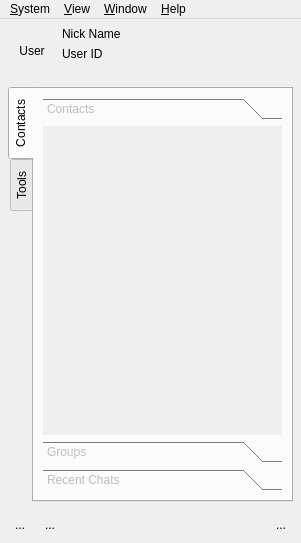
<?xml version="1.0" encoding="UTF-8"?>
<ui version="4.0">
 <class>MainWindowUIClass</class>
 <widget class="QMainWindow" name="MainWindowUIClass">
  <property name="geometry">
   <rect>
    <x>0</x>
    <y>0</y>
    <width>301</width>
    <height>543</height>
   </rect>
  </property>
  <property name="whatsThis">
   <string>Main Window</string>
  </property>
  <widget class="QWidget" name="centralwidget">
   <layout class="QGridLayout" name="gridLayout">
    <property name="leftMargin">
     <number>2</number>
    </property>
    <property name="topMargin">
     <number>2</number>
    </property>
    <property name="rightMargin">
     <number>2</number>
    </property>
    <property name="bottomMargin">
     <number>2</number>
    </property>
    <property name="spacing">
     <number>1</number>
    </property>
    <item row="0" column="0">
     <widget class="QStackedWidget" name="stackedWidget">
      <property name="currentIndex">
       <number>1</number>
      </property>
      <widget class="HEHUI::LoginWidget" name="loginPage"/>
      <widget class="QWidget" name="mainPage">
       <layout class="QGridLayout" name="gridLayout_3">
        <property name="leftMargin">
         <number>3</number>
        </property>
        <property name="topMargin">
         <number>3</number>
        </property>
        <property name="rightMargin">
         <number>3</number>
        </property>
        <property name="bottomMargin">
         <number>3</number>
        </property>
        <item row="0" column="0">
         <widget class="QFrame" name="userInfoFrame">
          <property name="sizePolicy">
           <sizepolicy hsizetype="Preferred" vsizetype="Preferred">
            <horstretch>0</horstretch>
            <verstretch>0</verstretch>
           </sizepolicy>
          </property>
          <property name="minimumSize">
           <size>
            <width>0</width>
            <height>0</height>
           </size>
          </property>
          <property name="frameShape">
           <enum>QFrame::NoFrame</enum>
          </property>
          <property name="frameShadow">
           <enum>QFrame::Plain</enum>
          </property>
          <layout class="QGridLayout" name="gridLayout_2">
           <property name="leftMargin">
            <number>3</number>
           </property>
           <property name="topMargin">
            <number>3</number>
           </property>
           <property name="rightMargin">
            <number>3</number>
           </property>
           <property name="bottomMargin">
            <number>3</number>
           </property>
           <property name="spacing">
            <number>6</number>
           </property>
           <item row="0" column="0" rowspan="3">
            <widget class="QToolButton" name="toolButtonUserFace">
             <property name="minimumSize">
              <size>
               <width>48</width>
               <height>48</height>
              </size>
             </property>
             <property name="autoFillBackground">
              <bool>false</bool>
             </property>
             <property name="text">
              <string>User</string>
             </property>
             <property name="icon">
              <iconset resource="../resources.qrc">
               <normaloff>:/resources/images/app.png</normaloff>:/resources/images/app.png</iconset>
             </property>
             <property name="iconSize">
              <size>
               <width>48</width>
               <height>48</height>
              </size>
             </property>
             <property name="checkable">
              <bool>false</bool>
             </property>
             <property name="checked">
              <bool>false</bool>
             </property>
             <property name="autoRepeat">
              <bool>false</bool>
             </property>
             <property name="autoExclusive">
              <bool>false</bool>
             </property>
             <property name="autoRaise">
              <bool>true</bool>
             </property>
            </widget>
           </item>
           <item row="0" column="1">
            <widget class="QLabel" name="labelUserNickName">
             <property name="text">
              <string>Nick Name</string>
             </property>
            </widget>
           </item>
           <item row="1" column="1">
            <widget class="QLabel" name="labelUserID">
             <property name="text">
              <string>User ID</string>
             </property>
            </widget>
           </item>
          </layout>
         </widget>
        </item>
        <item row="1" column="0">
         <widget class="QFrame" name="mainFrame">
          <property name="sizePolicy">
           <sizepolicy hsizetype="Expanding" vsizetype="Expanding">
            <horstretch>0</horstretch>
            <verstretch>0</verstretch>
           </sizepolicy>
          </property>
          <property name="frameShape">
           <enum>QFrame::NoFrame</enum>
          </property>
          <property name="frameShadow">
           <enum>QFrame::Plain</enum>
          </property>
          <layout class="QGridLayout" name="gridLayout_4">
           <property name="leftMargin">
            <number>3</number>
           </property>
           <property name="topMargin">
            <number>3</number>
           </property>
           <property name="rightMargin">
            <number>3</number>
           </property>
           <property name="bottomMargin">
            <number>3</number>
           </property>
           <item row="0" column="0">
            <widget class="QTabWidget" name="tabWidget">
             <property name="tabPosition">
              <enum>QTabWidget::West</enum>
             </property>
             <property name="tabShape">
              <enum>QTabWidget::Rounded</enum>
             </property>
             <property name="currentIndex">
              <number>0</number>
             </property>
             <property name="iconSize">
              <size>
               <width>16</width>
               <height>16</height>
              </size>
             </property>
             <widget class="QWidget" name="contactsListTab">
              <property name="sizePolicy">
               <sizepolicy hsizetype="Expanding" vsizetype="Expanding">
                <horstretch>0</horstretch>
                <verstretch>0</verstretch>
               </sizepolicy>
              </property>
              <attribute name="icon">
               <iconset resource="../resources.qrc">
                <normaloff>:/resources/images/contacts.png</normaloff>:/resources/images/contacts.png</iconset>
              </attribute>
              <attribute name="title">
               <string>Contacts</string>
              </attribute>
              <layout class="QGridLayout" name="gridLayout_5">
               <item row="0" column="0">
                <widget class="QToolBox" name="contactsToolBox">
                 <property name="enabled">
                  <bool>false</bool>
                 </property>
                 <property name="sizePolicy">
                  <sizepolicy hsizetype="Expanding" vsizetype="Expanding">
                   <horstretch>0</horstretch>
                   <verstretch>0</verstretch>
                  </sizepolicy>
                 </property>
                 <property name="focusPolicy">
                  <enum>Qt::TabFocus</enum>
                 </property>
                 <property name="currentIndex">
                  <number>0</number>
                 </property>
                 <widget class="QWidget" name="friendsPage">
                  <property name="geometry">
                   <rect>
                    <x>0</x>
                    <y>0</y>
                    <width>237</width>
                    <height>292</height>
                   </rect>
                  </property>
                  <property name="focusPolicy">
                   <enum>Qt::TabFocus</enum>
                  </property>
                  <attribute name="label">
                   <string>Contacts</string>
                  </attribute>
                  <layout class="QGridLayout" name="friendsPageGridLayout">
                   <property name="leftMargin">
                    <number>3</number>
                   </property>
                   <property name="topMargin">
                    <number>3</number>
                   </property>
                   <property name="rightMargin">
                    <number>3</number>
                   </property>
                   <property name="bottomMargin">
                    <number>3</number>
                   </property>
                   <property name="spacing">
                    <number>1</number>
                   </property>
                  </layout>
                 </widget>
                 <widget class="QWidget" name="groupPage">
                  <property name="geometry">
                   <rect>
                    <x>0</x>
                    <y>0</y>
                    <width>237</width>
                    <height>292</height>
                   </rect>
                  </property>
                  <property name="focusPolicy">
                   <enum>Qt::TabFocus</enum>
                  </property>
                  <attribute name="label">
                   <string>Groups</string>
                  </attribute>
                  <layout class="QGridLayout" name="teamPageGridLayout">
                   <property name="leftMargin">
                    <number>3</number>
                   </property>
                   <property name="topMargin">
                    <number>3</number>
                   </property>
                   <property name="rightMargin">
                    <number>3</number>
                   </property>
                   <property name="bottomMargin">
                    <number>3</number>
                   </property>
                   <property name="spacing">
                    <number>1</number>
                   </property>
                   <item row="0" column="0">
                    <widget class="QListWidget" name="listWidgetGroups">
                     <property name="contextMenuPolicy">
                      <enum>Qt::CustomContextMenu</enum>
                     </property>
                    </widget>
                   </item>
                  </layout>
                 </widget>
                 <widget class="QWidget" name="recentChatsPage">
                  <property name="geometry">
                   <rect>
                    <x>0</x>
                    <y>0</y>
                    <width>237</width>
                    <height>292</height>
                   </rect>
                  </property>
                  <property name="focusPolicy">
                   <enum>Qt::TabFocus</enum>
                  </property>
                  <attribute name="label">
                   <string>Recent Chats</string>
                  </attribute>
                  <layout class="QGridLayout" name="recentChatsPageGridLayout">
                   <property name="leftMargin">
                    <number>3</number>
                   </property>
                   <property name="topMargin">
                    <number>3</number>
                   </property>
                   <property name="rightMargin">
                    <number>3</number>
                   </property>
                   <property name="bottomMargin">
                    <number>3</number>
                   </property>
                   <property name="spacing">
                    <number>1</number>
                   </property>
                   <item row="0" column="0">
                    <widget class="QTreeWidget" name="treeWidgetRecentChats">
                     <property name="editTriggers">
                      <set>QAbstractItemView::NoEditTriggers</set>
                     </property>
                     <property name="iconSize">
                      <size>
                       <width>22</width>
                       <height>22</height>
                      </size>
                     </property>
                     <property name="textElideMode">
                      <enum>Qt::ElideMiddle</enum>
                     </property>
                     <property name="indentation">
                      <number>0</number>
                     </property>
                     <property name="rootIsDecorated">
                      <bool>false</bool>
                     </property>
                     <attribute name="headerVisible">
                      <bool>false</bool>
                     </attribute>
                     <column>
                      <property name="text">
                       <string>Recent Chats</string>
                      </property>
                     </column>
                    </widget>
                   </item>
                  </layout>
                 </widget>
                </widget>
               </item>
              </layout>
             </widget>
             <widget class="QWidget" name="toolsTab">
              <property name="sizePolicy">
               <sizepolicy hsizetype="Expanding" vsizetype="Expanding">
                <horstretch>0</horstretch>
                <verstretch>0</verstretch>
               </sizepolicy>
              </property>
              <attribute name="icon">
               <iconset resource="../resources.qrc">
                <normaloff>:/resources/images/tools.png</normaloff>:/resources/images/tools.png</iconset>
              </attribute>
              <attribute name="title">
               <string>Tools</string>
              </attribute>
              <layout class="QGridLayout" name="gridLayout_9">
               <property name="leftMargin">
                <number>3</number>
               </property>
               <property name="topMargin">
                <number>3</number>
               </property>
               <property name="rightMargin">
                <number>3</number>
               </property>
               <property name="bottomMargin">
                <number>3</number>
               </property>
               <property name="spacing">
                <number>6</number>
               </property>
              </layout>
             </widget>
            </widget>
           </item>
          </layout>
         </widget>
        </item>
        <item row="2" column="0">
         <widget class="QFrame" name="toolsFrame">
          <property name="frameShape">
           <enum>QFrame::NoFrame</enum>
          </property>
          <property name="frameShadow">
           <enum>QFrame::Plain</enum>
          </property>
          <layout class="QGridLayout" name="gridLayout_6">
           <property name="leftMargin">
            <number>3</number>
           </property>
           <property name="topMargin">
            <number>3</number>
           </property>
           <property name="rightMargin">
            <number>3</number>
           </property>
           <property name="bottomMargin">
            <number>3</number>
           </property>
           <item row="0" column="0">
            <widget class="QToolButton" name="toolButtonSerach">
             <property name="toolTip">
              <string>Search</string>
             </property>
             <property name="statusTip">
              <string>Search</string>
             </property>
             <property name="text">
              <string>...</string>
             </property>
             <property name="icon">
              <iconset resource="../resources.qrc">
               <normaloff>:/resources/images/find.png</normaloff>:/resources/images/find.png</iconset>
             </property>
             <property name="autoRaise">
              <bool>true</bool>
             </property>
            </widget>
           </item>
           <item row="0" column="2">
            <widget class="QToolButton" name="emailToolButton">
             <property name="text">
              <string>...</string>
             </property>
             <property name="icon">
              <iconset resource="../resources.qrc">
               <normaloff>:/resources/images/email.png</normaloff>:/resources/images/email.png</iconset>
             </property>
             <property name="autoRaise">
              <bool>true</bool>
             </property>
            </widget>
           </item>
           <item row="0" column="4">
            <spacer name="horizontalSpacer">
             <property name="orientation">
              <enum>Qt::Horizontal</enum>
             </property>
             <property name="sizeHint" stdset="0">
              <size>
               <width>40</width>
               <height>20</height>
              </size>
             </property>
            </spacer>
           </item>
           <item row="0" column="5">
            <widget class="QToolButton" name="lockToolButton">
             <property name="text">
              <string>...</string>
             </property>
             <property name="icon">
              <iconset resource="../resources.qrc">
               <normaloff>:/resources/images/locked.png</normaloff>:/resources/images/locked.png</iconset>
             </property>
             <property name="autoRaise">
              <bool>true</bool>
             </property>
            </widget>
           </item>
          </layout>
         </widget>
        </item>
       </layout>
      </widget>
     </widget>
    </item>
   </layout>
  </widget>
  <widget class="QMenuBar" name="menubar">
   <property name="geometry">
    <rect>
     <x>0</x>
     <y>0</y>
     <width>301</width>
     <height>21</height>
    </rect>
   </property>
   <widget class="QMenu" name="menuView">
    <property name="title">
     <string>&amp;View</string>
    </property>
    <addaction name="actionShowMinimized"/>
    <addaction name="actionShowMaximized"/>
    <addaction name="actionShowFullScreen"/>
    <addaction name="actionShowNormal"/>
   </widget>
   <widget class="QMenu" name="menuHelp">
    <property name="title">
     <string>&amp;Help</string>
    </property>
    <addaction name="actionHelp"/>
    <addaction name="actionBugReport"/>
    <addaction name="actionAboutQt"/>
    <addaction name="actionAbout"/>
   </widget>
   <widget class="QMenu" name="menuWindow">
    <property name="title">
     <string>&amp;Window</string>
    </property>
    <widget class="QMenu" name="menuSubWindows">
     <property name="title">
      <string>Subwindows</string>
     </property>
    </widget>
    <addaction name="actionCloseSubWindow"/>
    <addaction name="actionCloseAllSubWindows"/>
    <addaction name="separator"/>
    <addaction name="actionTitleSubWindows"/>
    <addaction name="actionCascadeSubWindows"/>
    <addaction name="separator"/>
    <addaction name="actionNextSubWindow"/>
    <addaction name="actionPreviousSubWindow"/>
    <addaction name="separator"/>
    <addaction name="menuSubWindows"/>
   </widget>
   <widget class="QMenu" name="menu_System">
    <property name="title">
     <string>&amp;System</string>
    </property>
    <addaction name="actionQuit"/>
   </widget>
   <addaction name="menu_System"/>
   <addaction name="menuView"/>
   <addaction name="menuWindow"/>
   <addaction name="menuHelp"/>
  </widget>
  <action name="actionQuit">
   <property name="text">
    <string>&amp;Quit</string>
   </property>
   <property name="toolTip">
    <string>Quit</string>
   </property>
   <property name="statusTip">
    <string>Quit</string>
   </property>
   <property name="whatsThis">
    <string>Quit</string>
   </property>
  </action>
  <action name="actionLanguageDefaultEnglish">
   <property name="text">
    <string>Default(English)</string>
   </property>
   <property name="statusTip">
    <string>Default(English)</string>
   </property>
   <property name="whatsThis">
    <string>Default(English)</string>
   </property>
  </action>
  <action name="actionStylePlastique">
   <property name="checkable">
    <bool>true</bool>
   </property>
   <property name="text">
    <string>Plastique</string>
   </property>
   <property name="toolTip">
    <string>Plastique Style</string>
   </property>
   <property name="statusTip">
    <string>Plastique Style</string>
   </property>
   <property name="whatsThis">
    <string>Plastique Style</string>
   </property>
  </action>
  <action name="actionStyleCleanlooks">
   <property name="checkable">
    <bool>true</bool>
   </property>
   <property name="text">
    <string>Cleanlooks</string>
   </property>
   <property name="toolTip">
    <string>Cleanlooks Style</string>
   </property>
   <property name="statusTip">
    <string>Cleanlooks Style</string>
   </property>
   <property name="whatsThis">
    <string>Cleanlooks Style</string>
   </property>
  </action>
  <action name="actionUseStylesPalette">
   <property name="checkable">
    <bool>true</bool>
   </property>
   <property name="text">
    <string>Use Style's Palette</string>
   </property>
   <property name="statusTip">
    <string>Use Style's Palette</string>
   </property>
   <property name="whatsThis">
    <string>Use Style's Palette</string>
   </property>
  </action>
  <action name="actionAbout">
   <property name="icon">
    <iconset resource="../resources.qrc">
     <normaloff>:/resources/images/about.png</normaloff>:/resources/images/about.png</iconset>
   </property>
   <property name="text">
    <string>About</string>
   </property>
   <property name="toolTip">
    <string>About</string>
   </property>
   <property name="statusTip">
    <string>About</string>
   </property>
   <property name="whatsThis">
    <string>About</string>
   </property>
  </action>
  <action name="actionBugReport">
   <property name="icon">
    <iconset resource="../resources.qrc">
     <normaloff>:/resources/images/bugreport.png</normaloff>:/resources/images/bugreport.png</iconset>
   </property>
   <property name="text">
    <string>Bug Report</string>
   </property>
   <property name="toolTip">
    <string>Bug Report</string>
   </property>
   <property name="statusTip">
    <string>Bug Report</string>
   </property>
   <property name="whatsThis">
    <string>Bug Report</string>
   </property>
  </action>
  <action name="actionHelp">
   <property name="icon">
    <iconset resource="../resources.qrc">
     <normaloff>:/resources/images/help.png</normaloff>:/resources/images/help.png</iconset>
   </property>
   <property name="text">
    <string>Help</string>
   </property>
   <property name="statusTip">
    <string>Help</string>
   </property>
   <property name="whatsThis">
    <string>Help</string>
   </property>
  </action>
  <action name="actionSystemConfigure">
   <property name="icon">
    <iconset resource="../resources.qrc">
     <normaloff>:/resources/images/configure.png</normaloff>:/resources/images/configure.png</iconset>
   </property>
   <property name="text">
    <string>System Configure</string>
   </property>
   <property name="toolTip">
    <string>System Configure</string>
   </property>
   <property name="statusTip">
    <string>System Configure</string>
   </property>
   <property name="whatsThis">
    <string>System Configure</string>
   </property>
  </action>
  <action name="actionCloseSubWindow">
   <property name="enabled">
    <bool>false</bool>
   </property>
   <property name="text">
    <string>Close Window</string>
   </property>
   <property name="toolTip">
    <string>Close the active window</string>
   </property>
   <property name="statusTip">
    <string>Close the active window</string>
   </property>
   <property name="whatsThis">
    <string>Close the active window</string>
   </property>
  </action>
  <action name="actionCloseAllSubWindows">
   <property name="enabled">
    <bool>false</bool>
   </property>
   <property name="text">
    <string>Close All Windows</string>
   </property>
   <property name="toolTip">
    <string>Close all the windows</string>
   </property>
   <property name="statusTip">
    <string>Close all the windows</string>
   </property>
   <property name="whatsThis">
    <string>Close all the windows</string>
   </property>
  </action>
  <action name="actionTitleSubWindows">
   <property name="enabled">
    <bool>false</bool>
   </property>
   <property name="text">
    <string>Tile</string>
   </property>
   <property name="toolTip">
    <string>Arranges all child windows in a tile pattern.</string>
   </property>
   <property name="statusTip">
    <string>Arranges all child windows in a tile pattern.</string>
   </property>
   <property name="whatsThis">
    <string>Arranges all child windows in a tile pattern.</string>
   </property>
  </action>
  <action name="actionCascadeSubWindows">
   <property name="enabled">
    <bool>false</bool>
   </property>
   <property name="text">
    <string>Cascade</string>
   </property>
   <property name="toolTip">
    <string>Arranges all the child windows in a cascade pattern.</string>
   </property>
   <property name="statusTip">
    <string>Arranges all the child windows in a cascade pattern.</string>
   </property>
   <property name="whatsThis">
    <string>Arranges all the child windows in a cascade pattern.</string>
   </property>
  </action>
  <action name="actionNextSubWindow">
   <property name="enabled">
    <bool>false</bool>
   </property>
   <property name="text">
    <string>&amp;Next</string>
   </property>
   <property name="toolTip">
    <string>Move the focus to the next window</string>
   </property>
   <property name="statusTip">
    <string>Move the focus to the next window</string>
   </property>
   <property name="whatsThis">
    <string>Move the focus to the next window</string>
   </property>
   <property name="shortcut">
    <string>Ctrl+Right</string>
   </property>
  </action>
  <action name="actionPreviousSubWindow">
   <property name="enabled">
    <bool>false</bool>
   </property>
   <property name="text">
    <string>&amp;Previous</string>
   </property>
   <property name="toolTip">
    <string>Move the focus to the previous window</string>
   </property>
   <property name="statusTip">
    <string>Move the focus to the previous window</string>
   </property>
   <property name="whatsThis">
    <string>Move the focus to the previous window</string>
   </property>
   <property name="shortcut">
    <string>Ctrl+Left</string>
   </property>
  </action>
  <action name="actionShowMinimized">
   <property name="enabled">
    <bool>false</bool>
   </property>
   <property name="text">
    <string>Show Minimized</string>
   </property>
   <property name="toolTip">
    <string>Shows the widget minimized, as an icon.</string>
   </property>
   <property name="statusTip">
    <string>Shows the widget minimized, as an icon.</string>
   </property>
   <property name="whatsThis">
    <string>Shows the widget minimized, as an icon.</string>
   </property>
  </action>
  <action name="actionShowMaximized">
   <property name="enabled">
    <bool>false</bool>
   </property>
   <property name="text">
    <string>Show Maximized</string>
   </property>
   <property name="toolTip">
    <string>Shows the widget maximized.</string>
   </property>
   <property name="statusTip">
    <string>Shows the widget maximized.</string>
   </property>
   <property name="whatsThis">
    <string>Shows the widget maximized.</string>
   </property>
  </action>
  <action name="actionShowNormal">
   <property name="enabled">
    <bool>false</bool>
   </property>
   <property name="text">
    <string>Show Normal</string>
   </property>
   <property name="toolTip">
    <string>Restores the widget after it has been maximized or minimized.</string>
   </property>
   <property name="statusTip">
    <string>Restores the widget after it has been maximized or minimized.</string>
   </property>
   <property name="whatsThis">
    <string>Restores the widget after it has been maximized or minimized.</string>
   </property>
  </action>
  <action name="actionShowFullScreen">
   <property name="enabled">
    <bool>false</bool>
   </property>
   <property name="text">
    <string>Show Full-Screen</string>
   </property>
   <property name="toolTip">
    <string>Shows the widget in full-screen mode.</string>
   </property>
   <property name="statusTip">
    <string>Shows the widget in full-screen mode.</string>
   </property>
   <property name="whatsThis">
    <string>Shows the widget in full-screen mode.</string>
   </property>
  </action>
  <action name="actionAboutQt">
   <property name="text">
    <string>About Qt</string>
   </property>
   <property name="toolTip">
    <string>About Qt</string>
   </property>
  </action>
 </widget>
 <customwidgets>
  <customwidget>
   <class>HEHUI::LoginWidget</class>
   <extends>QWidget</extends>
   <header>../login/loginwidget.h</header>
   <container>1</container>
  </customwidget>
 </customwidgets>
 <tabstops>
  <tabstop>contactsToolBox</tabstop>
  <tabstop>tabWidget</tabstop>
  <tabstop>toolButtonSerach</tabstop>
  <tabstop>emailToolButton</tabstop>
  <tabstop>lockToolButton</tabstop>
  <tabstop>toolButtonUserFace</tabstop>
 </tabstops>
 <resources>
  <include location="../resources.qrc"/>
 </resources>
 <connections>
  <connection>
   <sender>actionQuit</sender>
   <signal>triggered()</signal>
   <receiver>MainWindowUIClass</receiver>
   <slot>close()</slot>
   <hints>
    <hint type="sourcelabel">
     <x>-1</x>
     <y>-1</y>
    </hint>
    <hint type="destinationlabel">
     <x>399</x>
     <y>352</y>
    </hint>
   </hints>
  </connection>
  <connection>
   <sender>actionShowMaximized</sender>
   <signal>triggered()</signal>
   <receiver>MainWindowUIClass</receiver>
   <slot>showMaximized()</slot>
   <hints>
    <hint type="sourcelabel">
     <x>-1</x>
     <y>-1</y>
    </hint>
    <hint type="destinationlabel">
     <x>399</x>
     <y>299</y>
    </hint>
   </hints>
  </connection>
  <connection>
   <sender>actionShowMinimized</sender>
   <signal>triggered()</signal>
   <receiver>MainWindowUIClass</receiver>
   <slot>showMinimized()</slot>
   <hints>
    <hint type="sourcelabel">
     <x>-1</x>
     <y>-1</y>
    </hint>
    <hint type="destinationlabel">
     <x>399</x>
     <y>299</y>
    </hint>
   </hints>
  </connection>
  <connection>
   <sender>actionShowNormal</sender>
   <signal>triggered()</signal>
   <receiver>MainWindowUIClass</receiver>
   <slot>showNormal()</slot>
   <hints>
    <hint type="sourcelabel">
     <x>-1</x>
     <y>-1</y>
    </hint>
    <hint type="destinationlabel">
     <x>399</x>
     <y>299</y>
    </hint>
   </hints>
  </connection>
  <connection>
   <sender>actionShowFullScreen</sender>
   <signal>triggered()</signal>
   <receiver>MainWindowUIClass</receiver>
   <slot>showFullScreen()</slot>
   <hints>
    <hint type="sourcelabel">
     <x>-1</x>
     <y>-1</y>
    </hint>
    <hint type="destinationlabel">
     <x>399</x>
     <y>299</y>
    </hint>
   </hints>
  </connection>
 </connections>
</ui>
